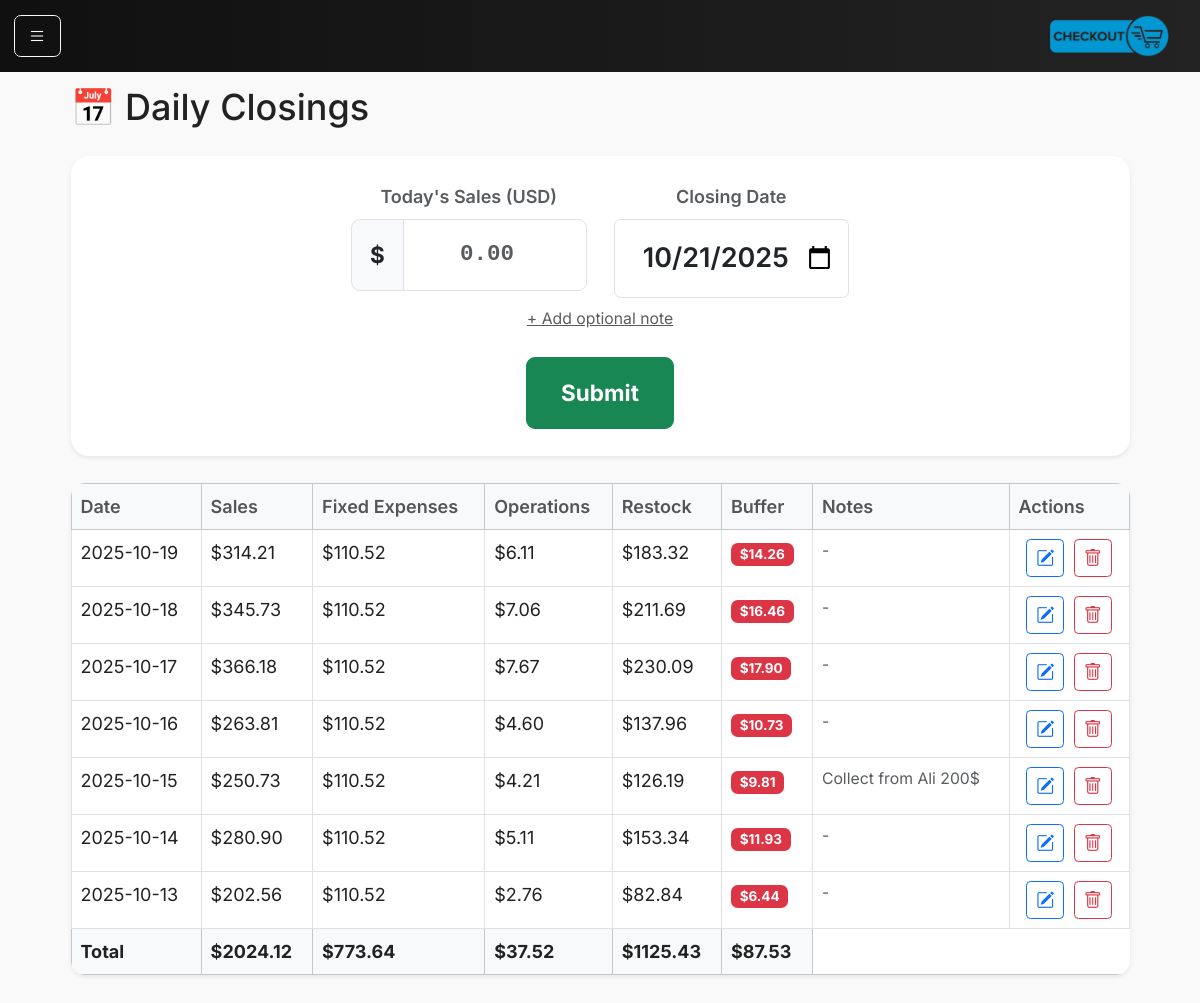
Page /closings on the earlier database version.
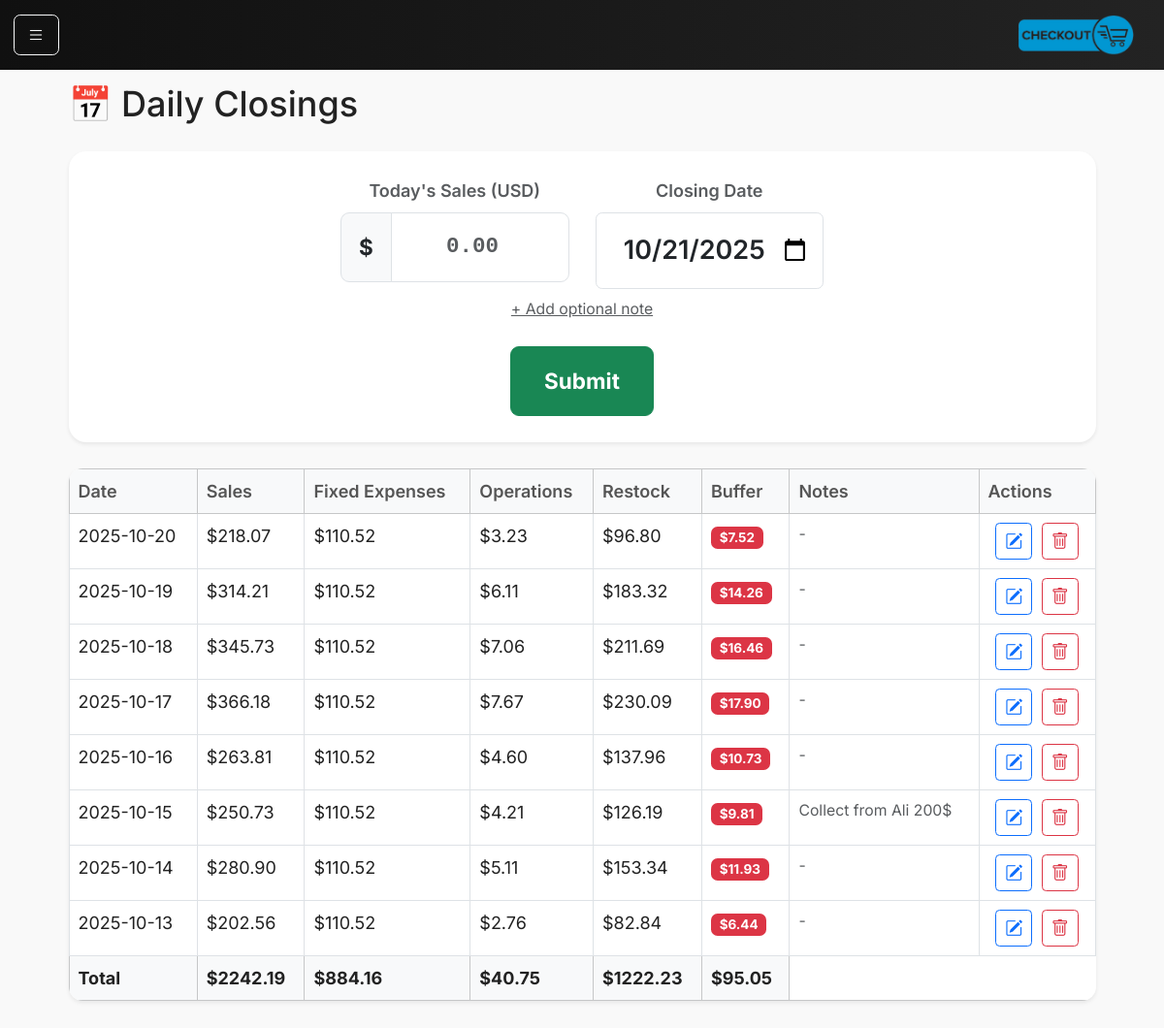
Same page on the later database version.
### models.py (models this page shows)
class DailyClosing(db.Model):
    __tablename__ = "daily_closings"
    id = db.Column(db.Integer, primary_key=True)
    date = db.Column(db.Date, nullable=False, unique=True)
    sales_cents = db.Column(db.Integer, nullable=False)
    fixed_allocation_cents = db.Column(db.Integer, default=0)
    ops_allocation_cents = db.Column(db.Integer, default=0)
    inventory_allocation_cents = db.Column(db.Integer, default=0)
    buffer_allocation_cents = db.Column(db.Integer, default=0)
    payment_mode = db.Column(db.String(20))
    notes = db.Column(db.String(255))
    created_at = db.Column(db.DateTime, default=datetime.utcnow)

### main.py (the view)
@app.route("/closings")
def closings():
    from main import DailyClosing
    all_closings = DailyClosing.query.order_by(DailyClosing.date.desc()).all()
    return render_template("closings.html", closings=all_closings, today=date.today())

### main.py (called while the page is built)
@app.context_processor
def inject_request():
    return dict(request=request)

### templates/closings.html (shortened to what this page needs)
{% extends "base.html" %}
{% block content %}
<div class="container-fluid">
  <div class="d-flex justify-content-between align-items-center mb-3">
    <h2>📅 Daily Closings</h2>
  </div>
  <div class="card shadow-sm mb-4 border-0">
    <div class="card-body py-4">
      <form method="POST" action="{{ url_for('daily_close') }}" class="text-center">
        <div class="row justify-content-center g-4">
          <div class="col-md-3 col-sm-6">
            <label for="sales" class="form-label text-muted fw-semibold fs-6">Today's Sales (USD)</label>
            <div class="input-group input-group-lg">
              <span class="input-group-text bg-light fw-bold">$</span>
              <input type="number" name="sales" id="sales"
                class="form-control text-center display-5 fw-bold py-3 sale-input" min="0" step="0.01"
                placeholder="0.00" required autofocus>
            </div>
          </div>
          <div class="col-md-3 col-sm-6">
            <label for="date" class="form-label text-muted fw-semibold fs-6">Closing Date</label>
            <input type="date" name="date" id="date" class="form-control text-center fs-4 fw-semibold py-3 date-input"
              value="{{ today.isoformat() }}" required>
          </div>
          <a class="small text-muted d-block mt-2" data-bs-toggle="collapse" href="#collapseNotes">
            + Add optional note
          </a>
          <div class="col-md-2 col-sm-6 d-flex align-items-end">
            <button type="submit" class="btn btn-success btn-lg w-100 py-3 fw-bold">
              Submit
            </button>
          </div>
        </div>
      </form>
    </div>
  </div>
  <table class="table table-bordered bg-white shadow-sm">
    <thead class="table-light">
      <tr>
        <th>Date</th>
        <th>Sales</th>
        <th>Fixed Expenses</th>
        <th>Operations</th>
        <th>Restock</th>
        <th>Buffer</th>
        <th>Notes</th>
        <th style="width: 120px;">Actions</th>
      </tr>
    </thead>
    <tbody>
      {% for c in closings %}
      <tr>
        <td>{{ c.date }}</td>
        <td>${{ "%.2f"|format(c.sales_cents / 100) }}</td>
        <td>${{ "%.2f"|format(c.fixed_allocation_cents / 100) }}</td>
        <td>${{ "%.2f"|format(c.ops_allocation_cents / 100) }}</td>
        <td>${{ "%.2f"|format(c.inventory_allocation_cents / 100) }}</td>
        <td>
          <span
            class="badge bg-{% if c.buffer_allocation_cents / c.sales_cents >= 0.4 %}success{% elif c.buffer_allocation_cents / c.sales_cents >= 0.2 %}warning{% else %}danger{% endif %}">
            ${{ "%.2f"|format(c.buffer_allocation_cents / 100) }}
          </span>
        </td>
        <td class="text-start small text-muted">{{ c.notes or "-" }}</td>
        <td class="text-center">
          <button class="btn btn-sm btn-outline-primary me-1" data-bs-toggle="modal" data-bs-target="#editClosingModal"
            data-id="{{ c.id }}" data-date="{{ c.date }}" data-sales="{{ c.sales_cents / 100 }}"
            data-notes="{{ c.notes or '' }}">
            <i class="bi bi-pencil-square"></i>
          </button>
          <button class="btn btn-sm btn-outline-danger" data-bs-toggle="modal" data-bs-target="#deleteClosingModal"
            data-id="{{ c.id }}" data-date="{{ c.date }}">
            <i class="bi bi-trash"></i>
          </button>
        </td>
      </tr>
      {% else %}
      <tr>
        <td colspan="6" class="text-center text-muted">No closings found</td>
      </tr>
      {% endfor %}
    </tbody>
    <tfoot class="table-light fw-bold">
      <tr>
        <td>Total</td>
        <td>
          ${{ '%.2f' % ((closings | sum(attribute='sales_cents', start=0)) / 100) }}
        </td>
        <td>
          ${{ '%.2f' % ((closings | sum(attribute='fixed_allocation_cents', start=0)) / 100) }}
        </td>
        <td>
          ${{ '%.2f' % ((closings | sum(attribute='ops_allocation_cents', start=0)) / 100) }}
        </td>
        <td>
          ${{ '%.2f' % ((closings | sum(attribute='inventory_allocation_cents', start=0)) / 100) }}
        </td>
        <td>
          ${{ '%.2f' % ((closings | sum(attribute='buffer_allocation_cents', start=0)) / 100) }}
        </td>
      </tr>
    </tfoot>
  </table>
</div>
{% endblock %}

### templates/base.html (shortened to what this page needs)
<!doctype html>
<html lang="en">
<head>
    <link href="https://cdn.jsdelivr.net/npm/bootstrap@5.3.3/dist/css/bootstrap.min.css" rel="stylesheet">
    <link href="{{ url_for('static', filename='main.css') }}" rel="stylesheet">
    <link rel="stylesheet" href="https://cdn.jsdelivr.net/npm/bootstrap-icons@1.11.3/font/bootstrap-icons.css">
</head>
<body>
    <nav class="navbar navbar-dark bg-dark fixed-top">
        <div class="container-fluid">
            <button class="btn btn-outline-light me-2" type="button" data-bs-toggle="offcanvas"
                data-bs-target="#sidebar" aria-controls="sidebar">
                <i class="bi bi-list"></i>
            </button>
            <a class="navbar-brand" href="/"><img src="static/assets/logo.png"></a>
        </div>
    </nav>
    <main class="container px-4">
        {% block content %}{% endblock %}
    </main>
    <div class="position-fixed bottom-0 end-0 p-3" style="z-index: 11">
    </div>
</body>
</html>

### static/main.css (style rules this page uses)
html, body { font-family: 'Inter', sans-serif; background-color: #f6f8fb; color: #222; font-size: 18px; padding-top: 25px; background-color: #f9f9f9; }
.navbar { background: linear-gradient(90deg, #101010, #232323); }
.navbar img { max-width: 120px; }
.navbar-brand { font-weight: 700; letter-spacing: 0.5px; font-size: 1.4rem; }
main { padding-top: 2rem; padding-bottom: 2rem; }
.card { border-radius: 1rem; }
.table { border-radius: 0.8rem; overflow: hidden; }
.table th { color: #555; font-weight: 600; }
.table td { color: #222; }
.sale-input { font-family: 'Roboto Mono', monospace; font-size: 2.2rem; transition: box-shadow 0.2s ease; }
.date-input { font-size: 1.5rem; text-align: center; }
.btn-sm i { font-size: 1rem; vertical-align: middle; }

Differences in the rows shown:
added DailyClosing: date "2025-10-20", c.sales_cents/100 "218.07", c.fixed_allocation_cents/100 "110.52", c.ops_allocation_cents/100 "3.23", c.inventory_allocation_cents/100 "96.80", c.buffer_allocation_cents/100 "7.52", notes "-"
Other differences:
{{ '%.2f' % ((closings | sum(attribute='sales_cents', start=0)) / 100) }}: "2024.12" → "2242.19"
text no longer shown: "773.64 37.52 1125.43 87.53"
text now shown: "884.16 40.75 1222.23 95.05"
